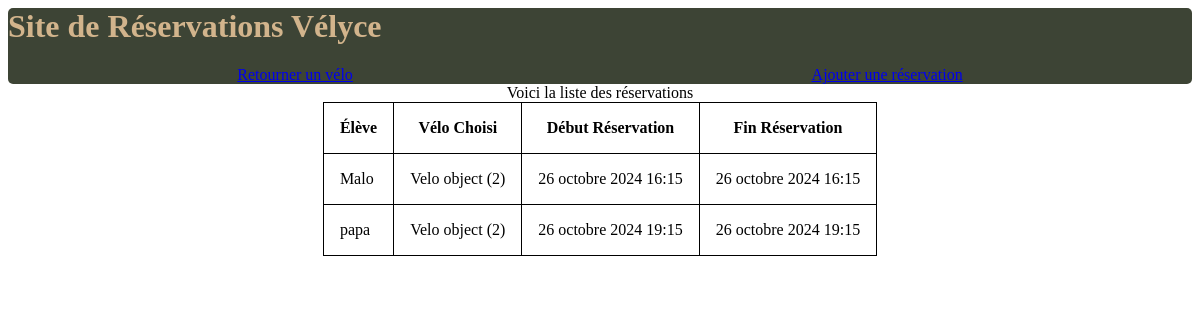
/reservations/, run on an earlier commit of the app's database.
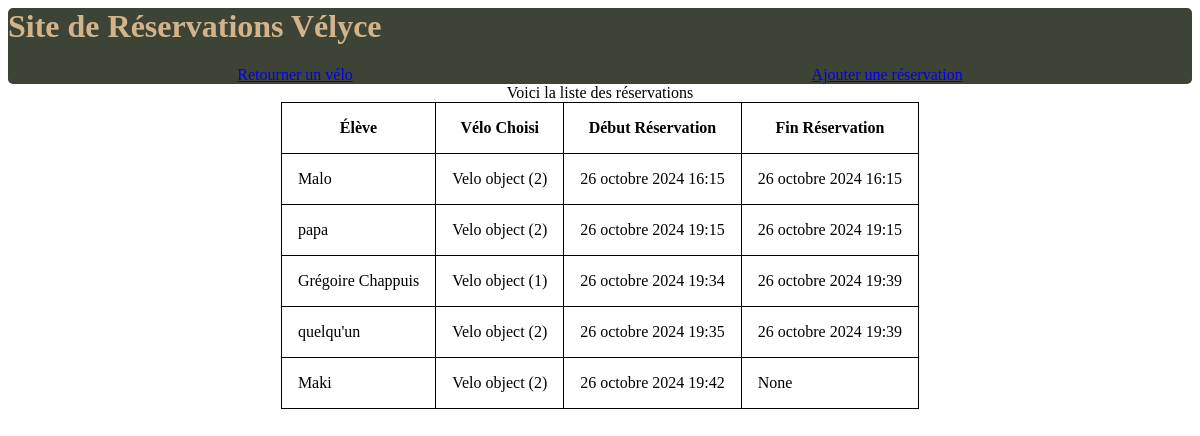
And on a later commit of the database.
### reservations/models.py (models this page shows, shortened)
class Reservation(models.Model):
    velo = models.ForeignKey(Velo, on_delete=models.CASCADE)
    eleve = models.fields.CharField(max_length=100)
    start_time = models.DateTimeField(auto_now_add=True)
    end_time = models.DateTimeField(null=True, blank=True)

class Velo(models.Model):
    VELO_CHOICES = [
        ('Velo1', 'Velo 1'),
        ('Velo2', 'Velo 2'),
    ]
    velo = models.CharField(max_length=5, choices=VELO_CHOICES, default='Velo1')
    est_disponible = models.BooleanField(default=True)

### reservations/views.py (the view)
# urls.py: path('reservations/', views.page_reservations, name='page_reservation'),
def page_reservations(request):
    reservations = Reservation.objects.all()
    return render(request, 'reservations/reservations.html', {'reservations' : reservations})

### reservations/templates/reservations/reservations.html
{% extends 'reservations/base.html' %}
{% block content %}
<header>
   <h1>Site de Réservations Vélyce</h1>
   <nav>
      <a href="{% url 'return_bike' %}">Retourner un vélo</a>
      <a href="{% url 'ajout_reservation'%}">Ajouter une réservation</a>
   </nav>
</header>
<main>
 <table>
   <caption>Voici la liste des réservations</caption>
   <tr>
      <th>Élève</th>
      <th>Vélo Choisi</th>
      <th>Début Réservation</th>
      <th>Fin Réservation</th>
   </tr>
   {% for reservation in reservations%}
   <tr>
      <td>{{reservation.eleve}}</td>
      <td>{{reservation.velo}}</td>
      <td>{{reservation.start_time}}</td>
      <td>{{reservation.end_time}}</td>
   </tr>
   {% endfor %}
 </table>
</main>
 {% endblock %}

### reservations/templates/reservations/base.html (shortened to what this page needs)
{% load static %}
<html lang="en">
<head>
    <link rel="stylesheet" href="{% static 'reservations/style.css' %}">
</head>
<body>
    {% block content %}{% endblock %}
</body>
</html>

### reservations/static/reservations/style.css (style rules this page uses)
td, th { border: 1px solid black; padding: 1em; }
table { border-collapse: collapse; margin: auto; }
body { font-family: Cambria, Cochin, Georgia, Times, 'Times New Roman', serif; }
nav { display: flex; justify-content: space-around; color: tan; }
header { background-color: #3D4435; border-radius: 5px; color: tan; }

What changed in the data, as far as the page shows it:
added Reservation: eleve "Grégoire Chappuis", velo "Velo object (1)", start_time "26 octobre 2024 19:34", end_time "26 octobre 2024 19:39"
added Reservation: eleve "quelqu'un", velo "Velo object (2)", start_time "26 octobre 2024 19:35", end_time "26 octobre 2024 19:39"
added Reservation: eleve "Maki", velo "Velo object (2)", start_time "26 octobre 2024 19:42", end_time "None"
